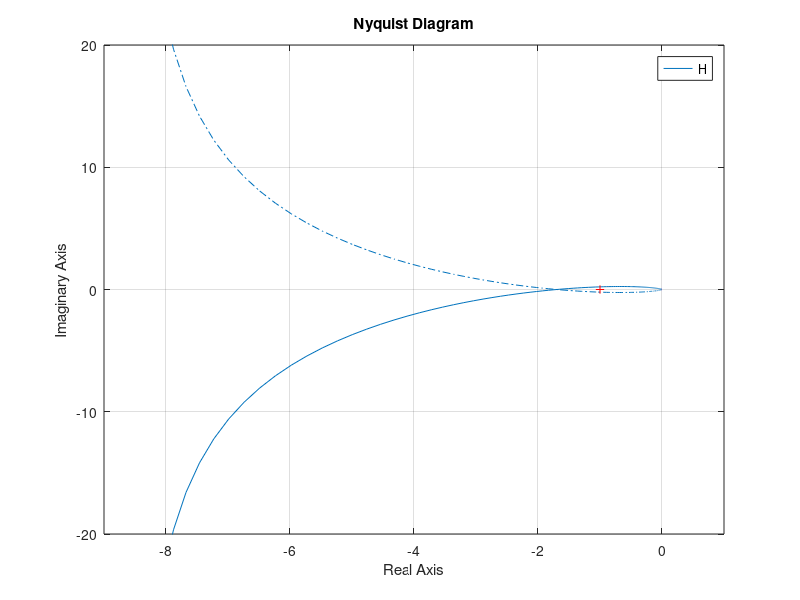

Recreate this plot in MATLAB.
clear all;
close all;
clc;

% syms k T;
% A = [0 1; -k/T -2*sqrt(k/T)];
% 
% [V,D] = eig(A);

ks = -6.4;
Tm = 0.27;
ki = -7.27;
C = ((Tm*ks*ki)/(5*pi*(Tm + 0.1)))^2;
A1 = sqrt((C + sqrt(C^2 - C))/2);
A2 = sqrt((C - sqrt(C^2 - C))/2);


H = tf([0.5*ks*ki],[0.1*Tm (Tm + 0.1) 1 0]);
w = linspace(0,150,1000);
nyquist(H,w);
axis([-9 1 -20 20]);